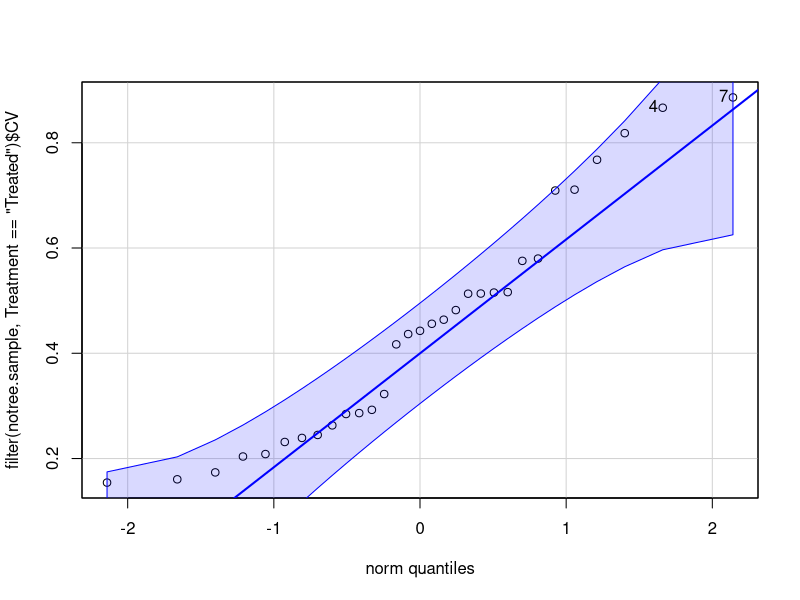
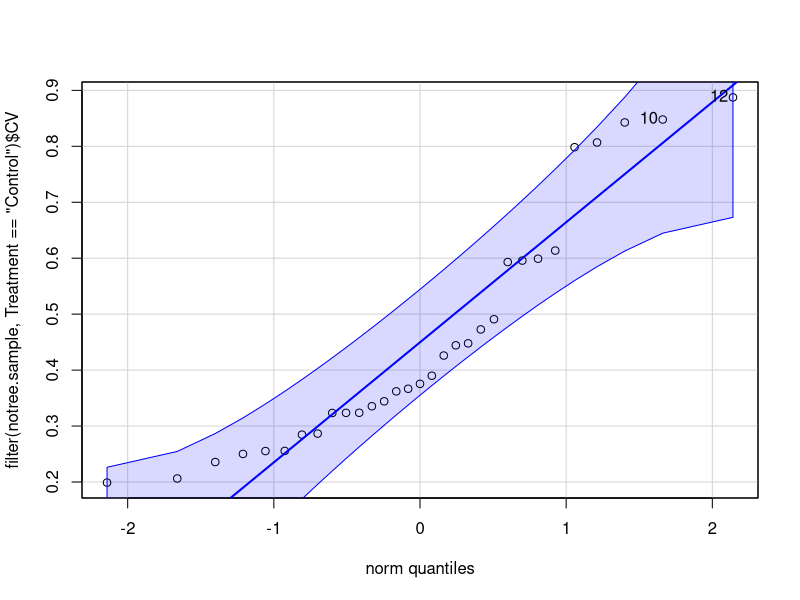
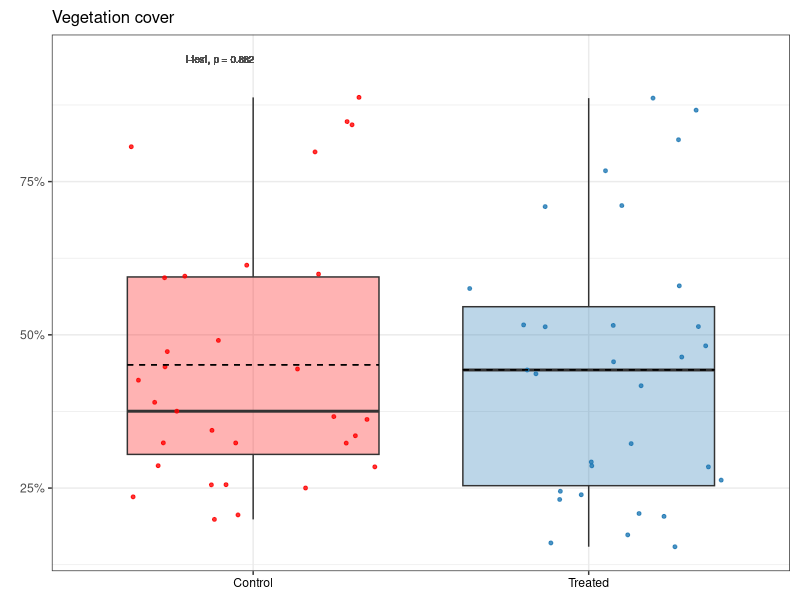
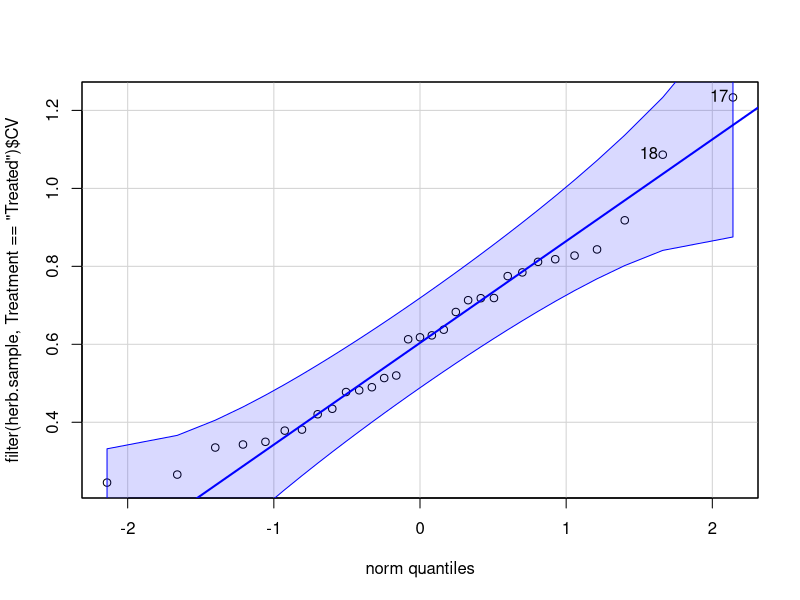
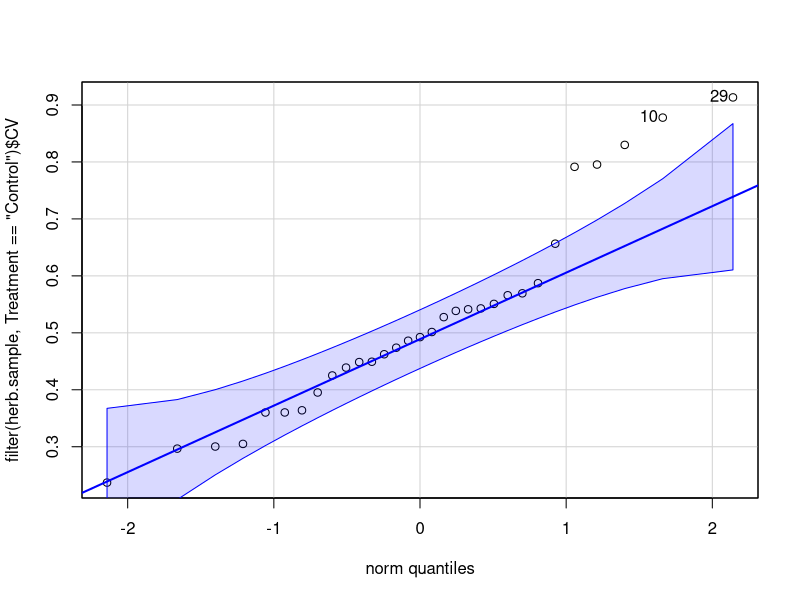
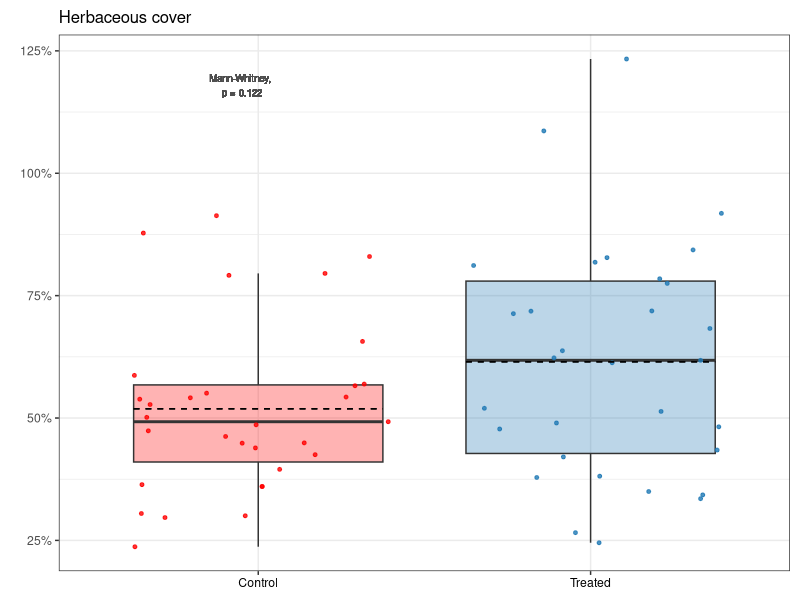
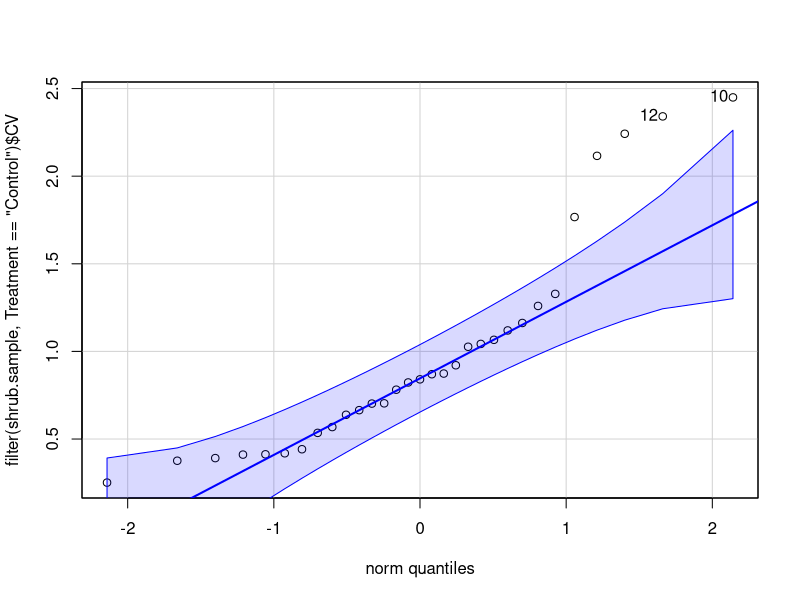
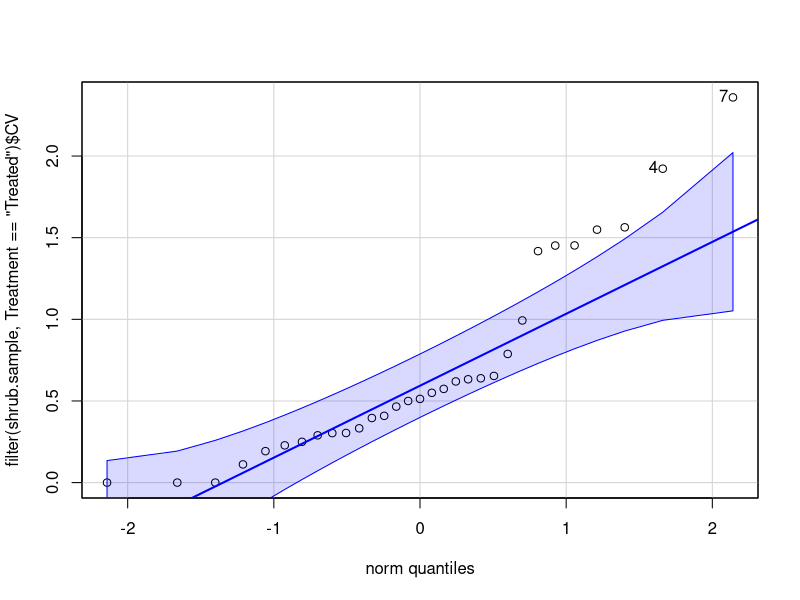

Here is the R script that generated these plots, in order: (Note: this script raises an error after producing the figures.)
# Purpose: Create veg CV figures for publication, and code for published R Markdown.
#   Main figures: combined notree, herb, shrub
#   Supp figures: combined richness & Shannon
#   Code: calculate CV, t-test/Mann-Whitney, plot

# Will use Mann-Whitney rather than log transformation for ease of interpretation.
# Am including distribution and qq-plots here, but will not in R Markdown.

# Created: 2023-08-28
# Last updated: 2023-08-29

library(tidyverse)
library(car) # version 3.1-2
library(scales)
library(ggpubr)

# Load data ---------------------------------------------------------------

notree.all <- read_csv("data/publish/Herb-and-shrub-cover_2012-2021.csv")
herb.all <- read_csv("data/publish/Herb-cover_2012-2021.csv") 
shrub.all <- read_csv("data/publish/Shrub-cover_2012-2021.csv")
per.div <- read_csv("data/publish/Perennial-plant-diversity_2012-2021.csv")


# Notree cover ------------------------------------------------------------

# Find CV for each sample over time
notree.sample <- notree.all |> 
  group_by(Sample, Treatment) |> 
  summarise(CV = sd(Cover) / mean(Cover),
            .groups = "keep")

# Explore distribution
qqPlot(filter(notree.sample, Treatment == "Treated")$CV) # normal
qqPlot(filter(notree.sample, Treatment == "Control")$CV) # normal

# Compare means
t.test(filter(notree.sample, Treatment == "Treated")$CV,
       filter(notree.sample, Treatment == "Control")$CV) # NS, p = 0.882

# Plot
notree.plot.cv <- notree.sample |> 
  ggplot(aes(x = Treatment, y = CV)) +
  geom_boxplot(alpha = 0.3,
               outlier.shape = NA,
               aes(fill = Treatment)) +
  geom_jitter(size = 1,
              alpha = 0.8,
              aes(color = Treatment)) +
  scale_color_manual(values = c("red", "#1F78B4")) +
  scale_fill_manual(values = c("red", "#1F78B4")) +
  labs(title = "Vegetation cover",
       x = NULL,
       y = NULL) +
  theme_bw() +
  theme(legend.position = "none") +
  scale_y_continuous(labels = percent) +
  theme(axis.text.x = element_text(color = "black")) +
  geom_text(aes(x = 0.9, y = 0.95, label = "t-test, p = 0.882"),
            color = "gray30",
            size = 2.5) +
  theme(plot.margin = margin(0.1, 0.1, 0.1, 0.2, "in")) +
  stat_summary(fun = mean, geom = "errorbar", aes(ymax = after_stat(y), ymin = after_stat(y)),
               width = 0.75, linetype = "dashed") +
  theme(plot.title = element_text(size = 12))
notree.plot.cv



# Herb cover --------------------------------------------------------------

# Find CV for each sample over time
herb.sample <- herb.all |> 
  group_by(Sample, Treatment) |> 
  summarise(CV = sd(Cover) / mean(Cover),
            .groups = "keep")

# Explore distribution
qqPlot(filter(herb.sample, Treatment == "Treated")$CV) # normal
qqPlot(filter(herb.sample, Treatment == "Control")$CV) # not quite normal?

# Compare means
wilcox.test(filter(herb.sample, Treatment == "Treated")$CV,
            filter(herb.sample, Treatment == "Control")$CV) # NS, p = 0.148

# Plot
herb.plot.cv <- herb.sample |> 
  ggplot(aes(x = Treatment, y = CV)) +
  geom_boxplot(alpha = 0.3,
               outlier.shape = NA,
               aes(fill = Treatment)) +
  geom_jitter(size = 1,
              alpha = 0.8,
              aes(color = Treatment)) +
  scale_color_manual(values = c("red", "#1F78B4")) +
  scale_fill_manual(values = c("red", "#1F78B4")) +
  labs(title = "Herbaceous cover",
       x = NULL, 
       y = NULL) +
  theme_bw() +
  theme(legend.position = "none") +
  scale_y_continuous(labels = percent)  +
  theme(axis.text.x = element_text(color = "black")) +
  geom_text(aes(x = 0.95, y = 1.18, label = "Mann-Whitney, \np = 0.122"),
            color = "gray30",
            size = 2.5) +
  theme(plot.margin = margin(0.1, 0.1, 0.1, 0.2, "in")) +
  stat_summary(fun = mean, geom = "errorbar", aes(ymax = after_stat(y), ymin = after_stat(y)),
               width = 0.75, linetype = "dashed") +
  theme(plot.title = element_text(size = 12))
herb.plot.cv


# Shrub cover -------------------------------------------------------------

# Find CV for each sample over time
shrub.sample <- shrub.all |> 
  group_by(Sample, Treatment) |> 
  summarise(CV = sd(Cover) / mean(Cover),
            .groups = "keep") # NaNs produced because some have 0 cover and can't divide by 0

# Replace NaNs with 0
shrub.sample[1, 3] <- 0
shrub.sample[5, 3] <- 0
shrub.sample[8, 3] <- 0

# Explore distribution
qqPlot(filter(shrub.sample, Treatment == "Control")$CV) # not normal
qqPlot(filter(shrub.sample, Treatment == "Treated")$CV) # not normal

# Compare means
wilcox.test(filter(shrub.sample, Treatment == "Treated")$CV,
            filter(shrub.sample, Treatment == "Control")$CV,
            exact = FALSE) # p = 0.01429


# Plot
letters.shrub <- data.frame(x = c(1, 2),
                            y = c(2.5, 2.5),
                            label = c("a", "b"))

shrub.plot.cv <- shrub.sample |> 
  ggplot(aes(x = Treatment, y = CV)) +
  geom_boxplot(alpha = 0.3,
               outlier.shape = NA,
               aes(fill = Treatment)) +
  geom_jitter(size = 1,
              alpha = 0.8,
              aes(color = Treatment)) +
  scale_color_manual(values = c("red", "#1F78B4")) +
  scale_fill_manual(values = c("red", "#1F78B4")) +
  labs(title = "Shrub cover",
       x = NULL,
       y = "Coefficient of variation") +
  theme_bw() +
  theme(legend.position = "none") +
  scale_y_continuous(labels = percent)  +
  theme(axis.text.x = element_text(color = "black")) +
  geom_text(aes(x = 0.95, y = 2.75, label = "Mann-Whitney, \np = 0.014"),
            color = "gray30",
            size = 2.5) +
  geom_text(data = letters.shrub,
            aes(x = x, y = y, label = label),
            color = "black") +
  theme(plot.margin = margin(0.1, 0, 0.1, 0.1, "in")) +
  stat_summary(fun = mean, geom = "errorbar", aes(ymax = after_stat(y), ymin = after_stat(y)),
               width = 0.75, linetype = "dashed") +
  theme(plot.title = element_text(size = 12))
shrub.plot.cv


# Combine notree, herb, shrub ---------------------------------------------

tiff("figures/2023-09_publish-figures/CV_shrub-herb-notree.tiff", units = "in", height = 4, width = 7, res = 1000)
ggarrange(shrub.plot.cv, herb.plot.cv, notree.plot.cv,
          ncol = 3, nrow = 1,
          labels = c("(A)", "(B)", "(C)")) 

dev.off()


# Richness ----------------------------------------------------------------

# Find CV for each sample over time
rich.sample <- per.div |> 
  group_by(Sample, Treatment) |> 
  summarise(CV = sd(rich) / mean(rich),
            .groups = "keep")

# Explore distribution
qqPlot(filter(rich.sample, Treatment == "Treated")$CV) # not quite normal
qqPlot(filter(rich.sample, Treatment == "Control")$CV) # normal

# Compare means
wilcox.test(filter(rich.sample, Treatment == "Treated")$CV,
            filter(rich.sample, Treatment == "Control")$CV) # NS, p = 0.093

# Plot
rich.plot.cv <- rich.sample |> 
  ggplot(aes(x = Treatment, y = CV)) +
  geom_boxplot(alpha = 0.3,
               outlier.shape = NA,
               aes(fill = Treatment)) +
  geom_jitter(size = 1,
              alpha = 0.8,
              aes(color = Treatment)) +
  scale_color_manual(values = c("red", "#1F78B4")) +
  scale_fill_manual(values = c("red", "#1F78B4")) +
  labs(title = "Perennial plant species \nrichness",
       x = NULL,
       y = "Coefficient of variation") +
  theme_bw() +
  theme(legend.position = "none") +
  scale_y_continuous(labels = percent) +
  theme(axis.text.x = element_text(color = "black")) +
  geom_text(aes(x = 0.95, y = 0.65, label = "Mann-Whitney, \np = 0.062"),
            color = "gray30",
            size = 2.5) +
  theme(plot.margin = margin(0.1, 0.1, 0.1, 0.1, "in")) +
  stat_summary(fun = mean, geom = "errorbar", aes(ymax = after_stat(y), ymin = after_stat(y)),
               width = 0.75, linetype = "dashed") +
  theme(plot.title = element_text(size = 12))
rich.plot.cv


# Shannon -----------------------------------------------------------------

# Find CV for each sample over time
shan.sample <- per.div |> 
  group_by(Sample, Treatment) |> 
  summarise(CV = sd(shan) / mean(shan),
            .groups = "keep")

# Explore distribution
qqPlot(filter(shan.sample, Treatment == "Treated")$CV) # normal
qqPlot(filter(shan.sample, Treatment == "Control")$CV) # almost normal

# Compare
t.test(filter(shan.sample, Treatment == "Treated")$CV,
       filter(shan.sample, Treatment == "Control")$CV) # NS, p = 0.075

# Plot
shan.plot.cv <- shan.sample |> 
  ggplot(aes(x = Treatment, y = CV)) +
  geom_boxplot(alpha = 0.3,
               outlier.shape = NA,
               aes(fill = Treatment)) +
  geom_jitter(size = 1,
              alpha = 0.8,
              aes(color = Treatment)) +
  scale_color_manual(values = c("red", "#1F78B4")) +
  scale_fill_manual(values = c("red", "#1F78B4")) +
  labs(title = "Perennial plant diversity",
       x = NULL,
       y = NULL) +
  theme_bw() +
  theme(legend.position = "none") +
  scale_y_continuous(labels = percent) +
  theme(axis.text.x = element_text(color = "black")) +
  geom_text(aes(x = 0.95, y = 0.83, label = "t-test, p = 0.075"),
            color = "gray30",
            size = 2.5) +
  theme(plot.margin = margin(0.1, 0.1, 0.1, 0.15, "in")) +
  stat_summary(fun = mean, geom = "errorbar", aes(ymax = after_stat(y), ymin = after_stat(y)),
               width = 0.75, linetype = "dashed") +
  theme(plot.title = element_text(size = 12))
shan.plot.cv



# Combine richness & Shannon ----------------------------------------------

# Supplemental figure
tiff("figures/2023-09_publish-figures/CV_rich-shan.tiff", units = "in", height = 4, width = 5.5, res = 300)
ggarrange(rich.plot.cv, shan.plot.cv,
          ncol = 2, nrow = 1,
          labels = c("(A)", "(B)")) 

dev.off()



save.image("RData/Publish_CV.RData")
